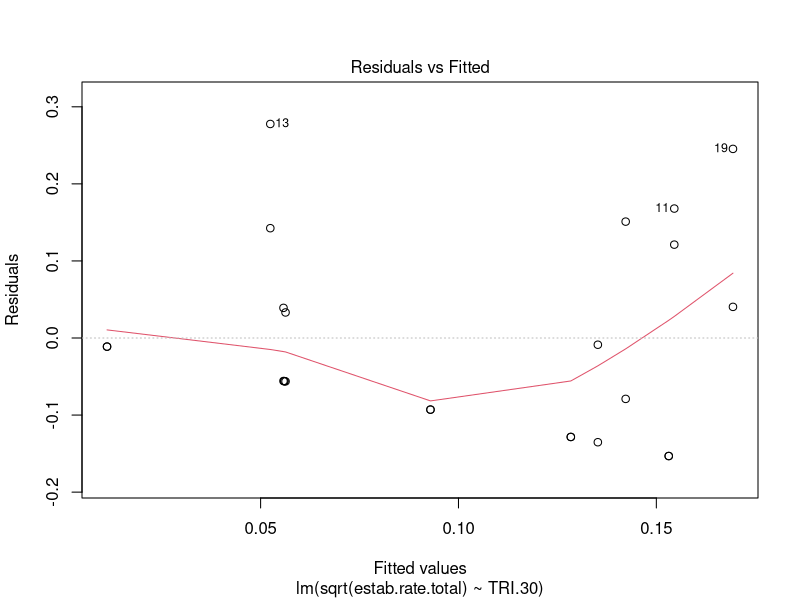
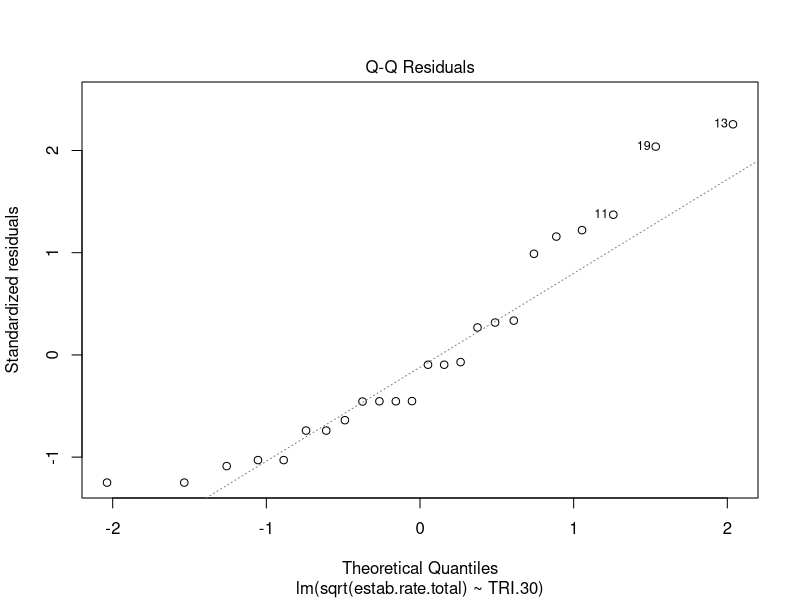
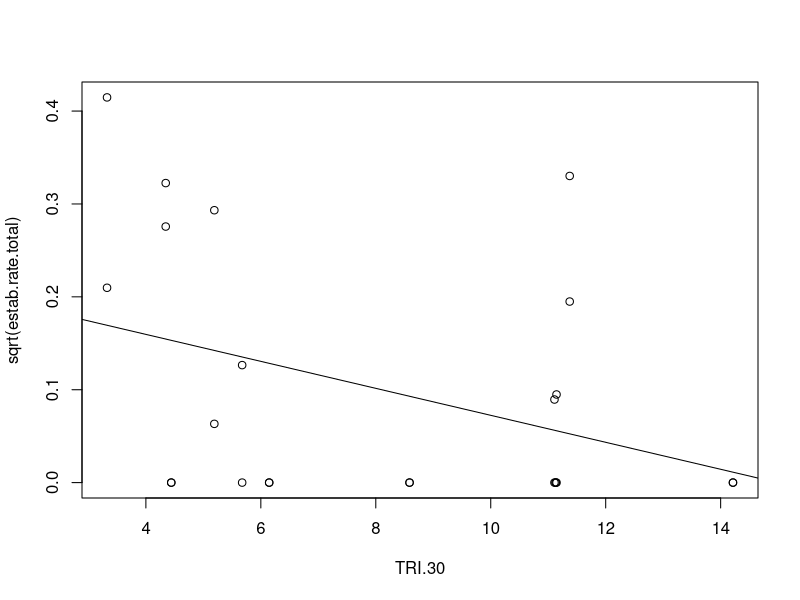
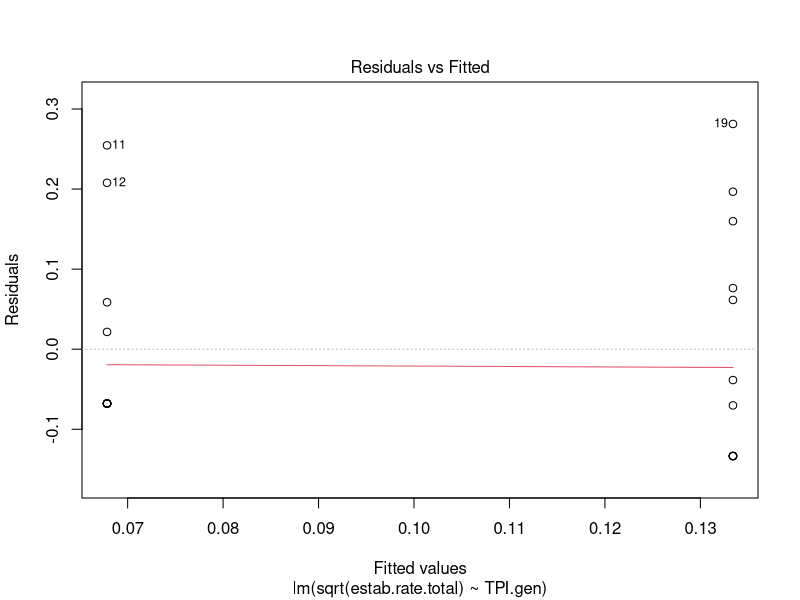
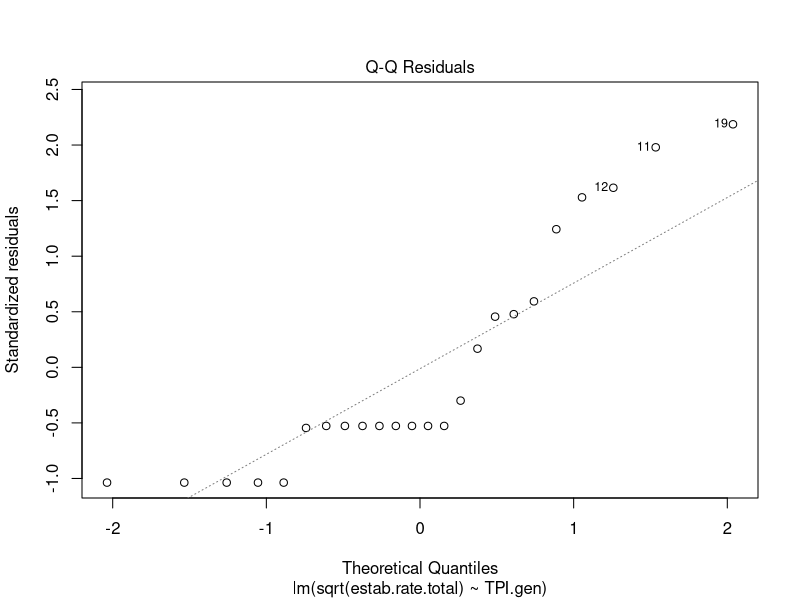

Write R code to recreate these figures, in order. (Note: this script raises an error after producing the figures.)
## Setup
library(tidyverse)
library(lme4)
library(MASS)

## reading in data
germ <- read.csv("Data/germination_establishment.summaries.csv") #summary by group


## making basic model for germination
estab.mod.TRI <- lm(sqrt(estab.rate.total)  ~ 
                     TRI.30 , 
                   data = germ)
summary(estab.mod.TRI)

plot(estab.mod.TRI, which = 1:2)
plot(sqrt(estab.rate.total) ~ TRI.30, data = germ)
abline(estab.mod.TRI)
# TRI significant p = 0.067

estab.mod.TPI <- lm(sqrt(estab.rate.total) ~
                     TPI.gen, 
                   data = germ)
summary(estab.mod.TPI)
plot(estab.mod.TPI, which = 1:2)
# TPI not significant

#### looking at interaction model 
estab.mod.interaction <- lm(sqrt(estab.rate.total) ~
                             TRI.30*TPI.gen, 
                           data = germ)
Anova(estab.mod.interaction, type = 3)
# interaction not significant

#### looking at additive model
estab.mod.additive <- lm(sqrt(estab.rate.total) ~
                           TRI.30+ TPI.gen, 
                        data = germ)
summary(estab.mod.additive)
## only TRI is significant
